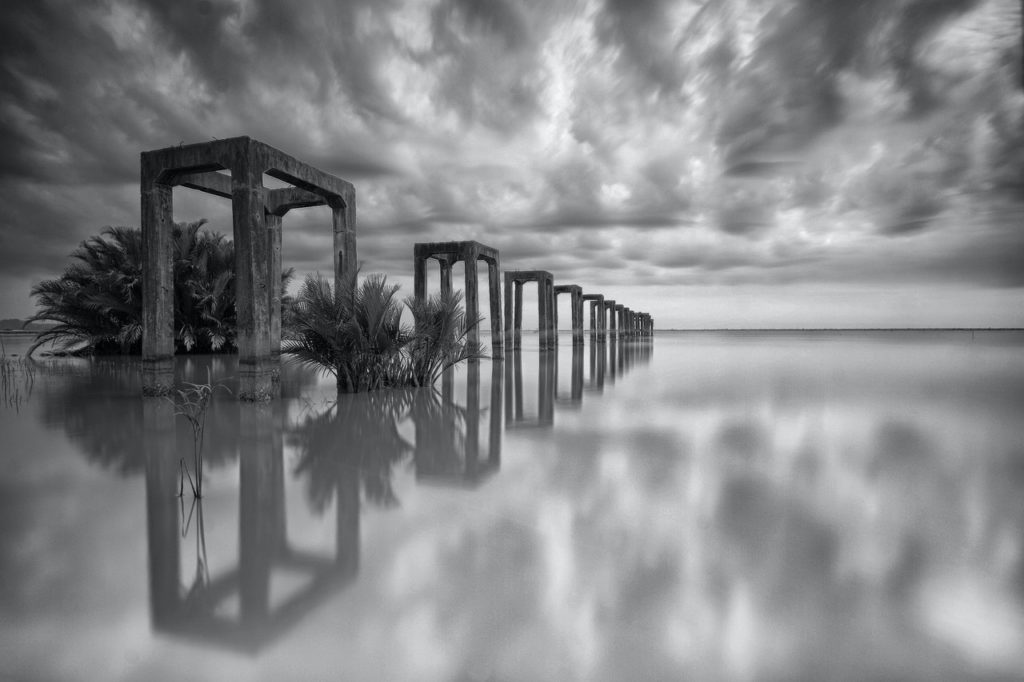
#> input picture Ghaffari-project1/assets/2-lowContrast.png, 1024 x 682 px
$ python excTwo-one.py
#> lines starting #> are read from the running program, lines starting #| are printed output that depends on the picture
import cv2
from matplotlib import pyplot as plt

imgLowContrast = cv2.imread("assets/2-lowContrast.png")
#> imgLowContrast is the input picture: shape (682, 1024, 3); mean B, G, R 134.6, 132.6, 131.6
imgHighContrast = cv2.imread("assets/2-highContrast.png")
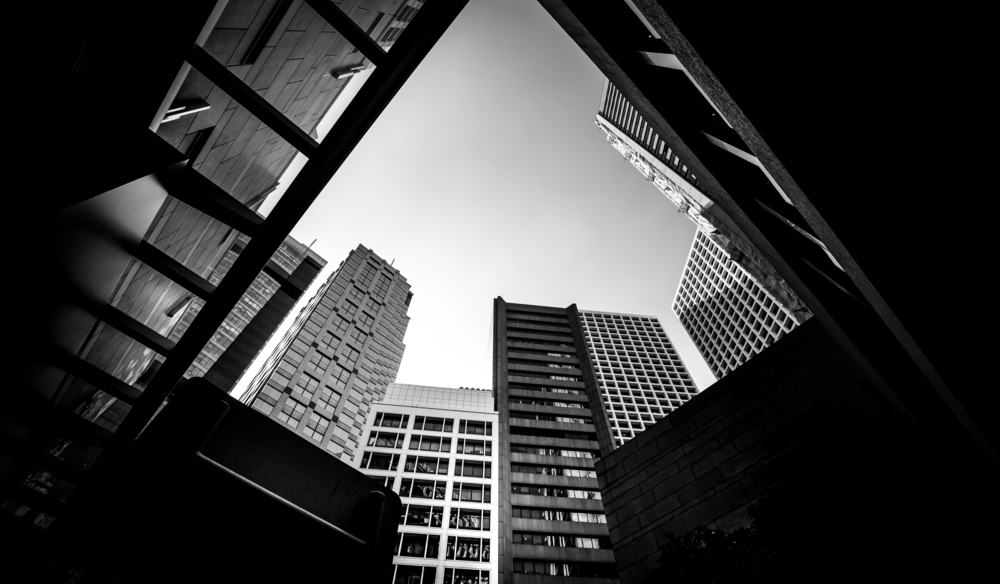
#> input picture Ghaffari-project1/assets/2-highContrast.png, 1000 x 584 px
#> imgHighContrast is the input picture: shape (584, 1000, 3); min 0, max 255, mean 59.9

# Task one
# show the plotting graph of an image
cv2.imshow('Original Low contrast image', imgLowContrast)
cv2.imshow('Original High contrast image', imgHighContrast)

# calculate frequency of pixels in range 0-255
plt.hist(imgHighContrast.ravel(), 256, [0, 256])
plt.title("High")
plt.show()
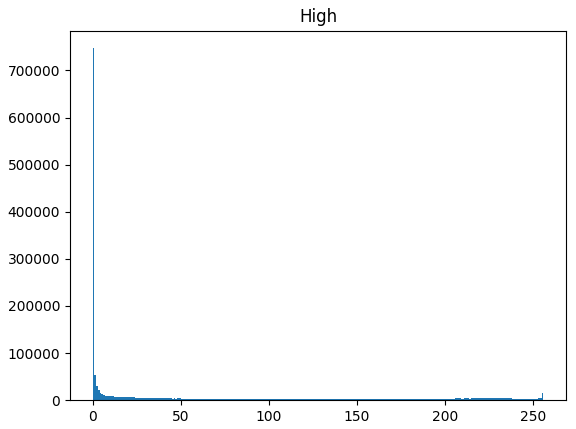
#> figure drawn by matplotlib, 1 panel; tallest bar 747309 high, from x = 0 to 1

plt.hist(imgLowContrast.ravel(), 256, [0, 256])
plt.title("Low")
plt.show()
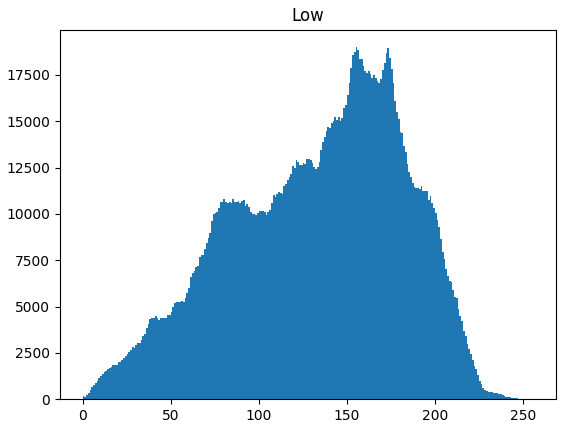
#> figure drawn by matplotlib, 1 panel; tallest bar 18995 high, from x = 155 to 156

cv2.waitKey(0)
cv2.destroyAllWindows()
